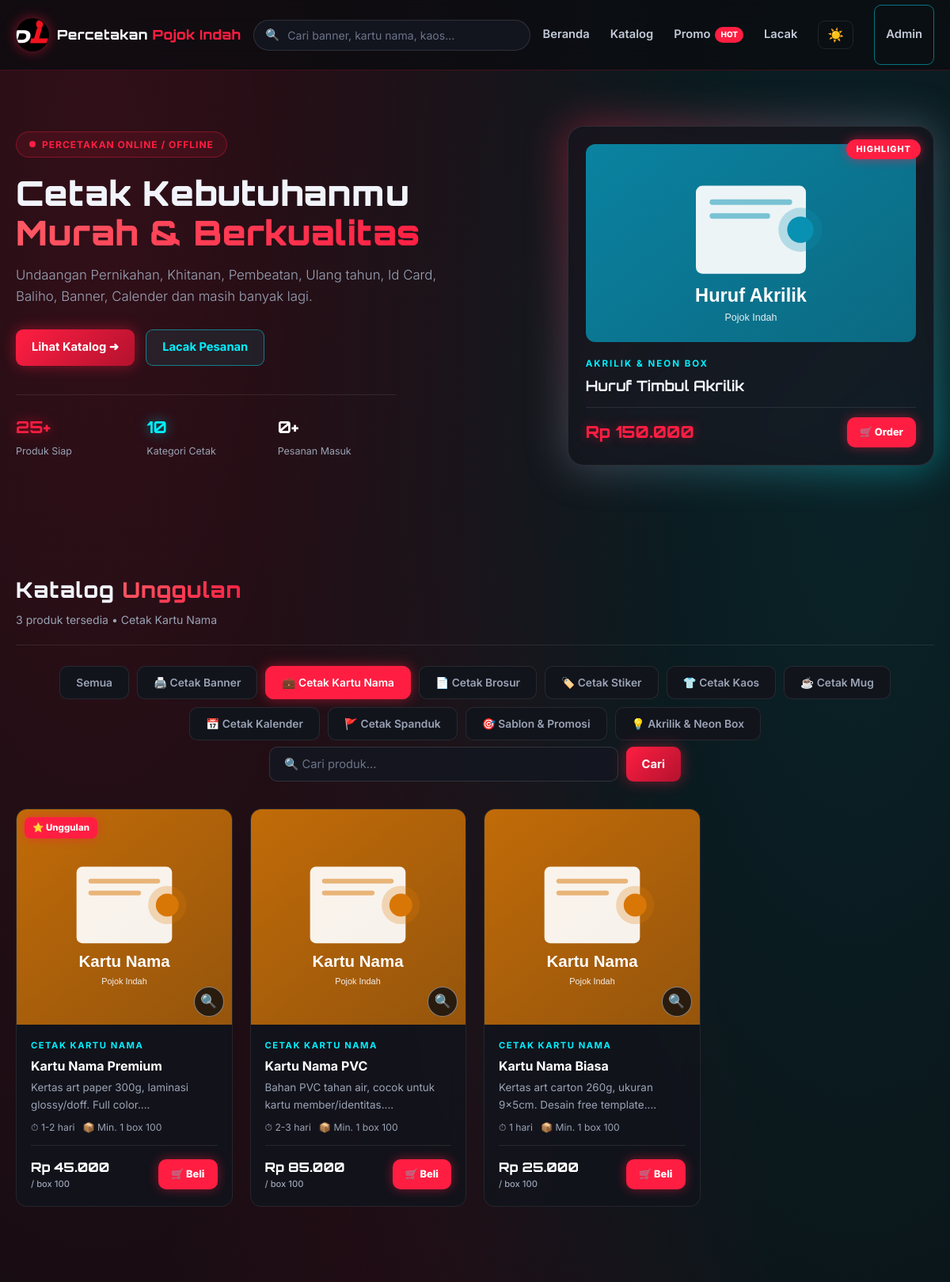
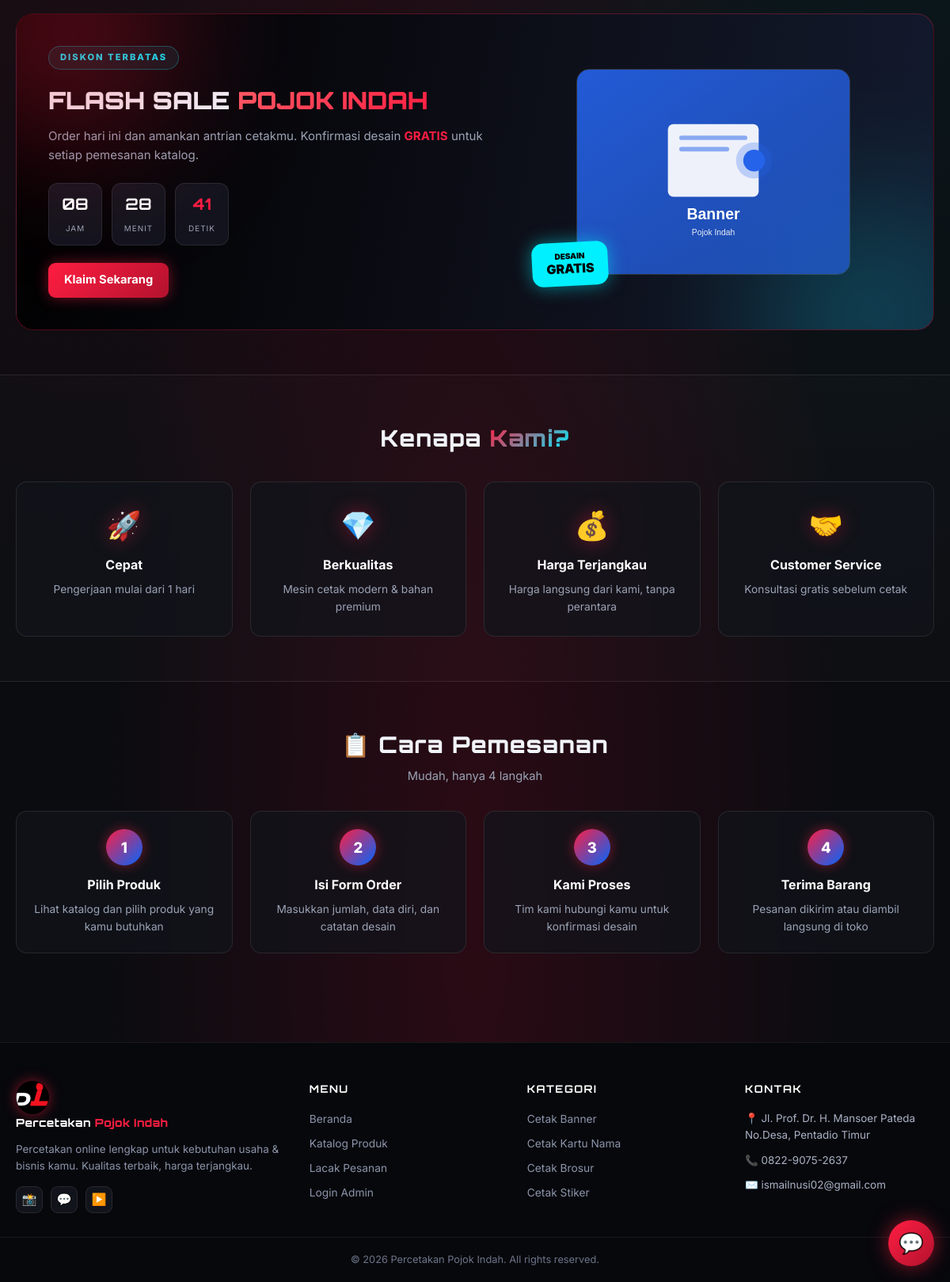
Page /?kat=2 on the committed database (2 pictures, top to bottom).
### tables this page shows
CREATE TABLE IF NOT EXISTS produk (
    id INT AUTO_INCREMENT PRIMARY KEY,
    id_kategori INT NOT NULL,
    nama_produk VARCHAR(200) NOT NULL,
    deskripsi TEXT,
    harga DECIMAL(12,0) NOT NULL DEFAULT 0,
    satuan VARCHAR(50) DEFAULT 'pcs',
    stok INT DEFAULT 0,
    minimal_order INT DEFAULT 1,
    waktu_pengerjaan VARCHAR(100) DEFAULT '1-2 hari',
    gambar VARCHAR(500) DEFAULT 'default.png',
    is_unggulan TINYINT(1) DEFAULT 0,
    is_aktif TINYINT(1) DEFAULT 1,
    created_at TIMESTAMP DEFAULT CURRENT_TIMESTAMP,
    FOREIGN KEY (id_kategori) REFERENCES kategori(id) ON DELETE CASCADE
);

CREATE TABLE IF NOT EXISTS kategori (
    id INT AUTO_INCREMENT PRIMARY KEY,
    nama_kategori VARCHAR(100) NOT NULL UNIQUE,
    icon VARCHAR(20) DEFAULT '📦',
    created_at TIMESTAMP DEFAULT CURRENT_TIMESTAMP
);

### index.php (the view, shortened to what the rows shown need)
<?php
include 'config.php';
require 'funcs/gambar.php';
$where = "AND p.is_aktif = 1";
$kat_dipilih = 0;
if (isset($_GET['kat']) && is_numeric($_GET['kat'])) {
    $kat_dipilih = max(0, intval($_GET['kat']));
    if ($kat_dipilih > 0) {
        $where .= " AND p.id_kategori = $kat_dipilih";
    }
}
$per_halaman = 12;
$row_total = q_row("SELECT COUNT(*) as jml FROM produk p WHERE 1 $where");
$total = $row_total ? (int)$row_total['jml'] : 0;
$total_halaman = max(1, (int)ceil($total / $per_halaman));
$hal = isset($_GET['hal']) ? max(1, intval($_GET['hal'])) : 1;
$hal = min($hal, $total_halaman);
$offset = ($hal - 1) * $per_halaman;
$produk = q("SELECT p.*, k.nama_kategori, k.icon, k.id as kid
    FROM produk p JOIN kategori k ON p.id_kategori = k.id
    WHERE 1 $where
    ORDER BY p.is_unggulan DESC, p.id DESC
    LIMIT $offset, $per_halaman");
$rows = array();
if ($produk) {
    while ($r = $produk->fetch_assoc()) {
        $rows[] = $r;
    }
}
$gal_map = array();
$highlight = q_row("SELECT p.*, k.nama_kategori FROM produk p JOIN kategori k ON p.id_kategori = k.id WHERE p.is_unggulan = 1 AND p.is_aktif = 1 ORDER BY p.id DESC LIMIT 1");
$nama_kategori = '';
if ($kat_dipilih > 0) {
    $r = q_row("SELECT nama_kategori FROM kategori WHERE id = $kat_dipilih");
    $nama_kategori = $r ? $r['nama_kategori'] : '';
}
$kat_populer = q("SELECT * FROM kategori ORDER BY id ASC LIMIT 4");
?>
<!DOCTYPE html>
<html lang="id">
<head>
    <link rel="stylesheet" href="assets/css/style.css?v=<?= filemtime('assets/css/style.css') ?>">
</head>
<body class="<?= $APP_TEMA === 'terang' ? 'terang' : '' ?>">
<main>
    <section class="hero">
        <div class="container hero-grid">
            <div>
                <h1>Cetak Kebutuhanmu<br><span class="text-gradient-red">Murah &amp; Berkualitas</span></h1>
            </div>
            <?php if ($highlight): ?>
            <div class="hero-highlight">
                <div class="highlight-card">
                    <span class="highlight-tag">Highlight</span>
                    <img class="zoomable" src="<?= get_gambar_src($highlight) ?>" alt="<?= htmlspecialchars($highlight['nama_produk']) ?>" data-imgs="<?= htmlspecialchars(json_encode(array(get_gambar_src($highlight))), ENT_QUOTES, 'UTF-8') ?>" data-title="<?= htmlspecialchars($highlight['nama_produk']) ?>" title="Klik untuk memperbesar" style="cursor:zoom-in" onerror="this.onerror=null;this.src='assets/img/default.png'">
                    <div class="highlight-cat"><?= htmlspecialchars($highlight['nama_kategori']) ?></div>
                    <h3><?= htmlspecialchars($highlight['nama_produk']) ?></h3>
                    <div class="highlight-foot">
                        <div class="highlight-price"><?= rupiah($highlight['harga']) ?></div>
                        <a href="order.php?produk=<?= $highlight['id'] ?>" class="btn-buy">🛒 Order</a>
                    </div>
                </div>
            </div>
            <?php endif; ?>
        </div>
    </section>
    <section class="section" id="katalog">
        <div class="container">
            <div class="catalog-head">
                <div>
                    <h2>Katalog <span class="text-gradient-red">Unggulan</span></h2>
                    <p><?= $total ?> produk tersedia<?= $nama_kategori ? ' • ' . htmlspecialchars($nama_kategori) : '' ?></p>
                </div>
            </div>
            <?php include 'partials/category_pills.php'; ?>
            <?php if (!empty($rows)): ?>
                <div class="grid grid-4">
                    <?php foreach ($rows as $p): ?>
                        <div class="card">
                            <div class="card-image">
                                <?php $glist = (isset($gal_map[$p['id']]) && $gal_map[$p['id']]) ? $gal_map[$p['id']] : array(get_gambar_src($p)); ?>
                                <?php $gjson = htmlspecialchars(json_encode($glist), ENT_QUOTES, 'UTF-8'); ?>
                                <img class="card-photo zoomable" src="<?= get_gambar_src($p) ?>" alt="<?= htmlspecialchars($p['nama_produk']) ?>" data-imgs="<?= $gjson ?>" data-title="<?= htmlspecialchars($p['nama_produk']) ?>" title="Klik untuk memperbesar" onerror="this.onerror=null;this.src='assets/img/default.png'">
                                <?php if ($p['is_unggulan']): ?>
                                    <span class="badge badge-featured">⭐ Unggulan</span>
                                <?php endif; ?>
                                <button type="button" class="card-zoom" data-imgs="<?= $gjson ?>" data-title="<?= htmlspecialchars($p['nama_produk']) ?>" title="Perbesar gambar">🔍</button>
                            </div>
                            <div class="card-body">
                                <div class="card-cat"><?= htmlspecialchars($p['nama_kategori']) ?></div>
                                <h3 class="card-title"><a href="product.php?id=<?= $p['id'] ?>"><?= htmlspecialchars($p['nama_produk']) ?></a></h3>
                                <p class="card-desc"><?= htmlspecialchars(mb_substr(str_replace(array("\r", "\n"), ' ', teks_db($p['deskripsi'] ?? '')), 0, 70)) ?>...</p>
                                <div class="card-meta">
                                    <span>⏱ <?= htmlspecialchars($p['waktu_pengerjaan']) ?></span>
                                    <span>📦 Min. <?= $p['minimal_order'] ?> <?= htmlspecialchars($p['satuan']) ?></span>
                                </div>
                                <div class="card-foot">
                                    <div class="card-price"><?= rupiah($p['harga']) ?><small>/ <?= htmlspecialchars($p['satuan']) ?></small></div>
                                    <a href="order.php?produk=<?= $p['id'] ?>" class="btn-buy">🛒 Beli</a>
                                </div>
                            </div>
                        </div>
                    <?php endforeach; ?>
                </div>
            <?php endif; ?>
        </div>
    </section>
    <section class="section" id="promo">
        <div class="container">
            <div class="promo-banner">
                <div>
                    <h2>FLASH SALE <span class="text-gradient-red">POJOK INDAH</span></h2>
                </div>
            </div>
        </div>
    </section>
    <section class="section features">
        <div class="container">
            <div class="section-head">
                <h2>Kenapa <span class="text-gradient-red-blue">Kami?</span></h2>
            </div>
        </div>
    </section>
    <section class="section howto">
        <div class="container">
            <div class="section-head">
                <h2>📋 Cara Pemesanan</h2>
            </div>
        </div>
    </section>
</main>
<footer class="site-footer" id="kontak">
    <div class="container footer-grid">
        <div>
            <h4>Kategori</h4>
            <?php if ($kat_populer): while ($kp = $kat_populer->fetch_assoc()): ?>
                <a href="index.php?kat=<?= (int)$kp['id'] ?>"><?= htmlspecialchars($kp['nama_kategori']) ?></a>
            <?php endwhile; endif; ?>
        </div>
    </div>
</footer>
</body>
</html>

### partials/category_pills.php (shortened to what the rows shown need)
<?php
$kategori = q("SELECT * FROM kategori ORDER BY id ASC");
?>
<ul class="category-pills">
    <?php if ($kategori): while ($k = $kategori->fetch_assoc()): ?>
        <li>
            <a href="?kat=<?= (int)$k['id'] ?>" class="<?= (isset($_GET['kat']) && $_GET['kat'] == $k['id']) ? 'active' : '' ?>">
                <?= htmlspecialchars($k['icon'] ?? '') ?> <?= htmlspecialchars($k['nama_kategori']) ?>
            </a>
        </li>
    <?php endwhile; endif; ?>
</ul>

### rows in the picture
produk: id_kategori.nama_kategori "AKRILIK & NEON BOX", nama_produk "Huruf Timbul Akrilik", harga "Rp 150.000"
kategori: nama_kategori "Cetak Kartu Nama", icon "💼"
kategori: icon "🖨️", nama_kategori "Cetak Banner"
kategori: icon "📄", nama_kategori "Cetak Brosur"
kategori: icon "🏷️", nama_kategori "Cetak Stiker"
kategori: icon "👕", nama_kategori "Cetak Kaos"
kategori: icon "☕", nama_kategori "Cetak Mug"
kategori: icon "📅", nama_kategori "Cetak Kalender"
kategori: icon "🚩", nama_kategori "Cetak Spanduk"
kategori: icon "🎯", nama_kategori "Sablon & Promosi"
kategori: icon "💡", nama_kategori "Akrilik & Neon Box"
produk: is_unggulan "⭐ Unggulan", id_kategori.nama_kategori "CETAK KARTU NAMA", nama_produk "Kartu Nama Premium", deskripsi "Kertas art paper 300g, laminasi glossy/doff. Full color.", waktu_pengerjaan "1-2 hari", minimal_order "1", satuan "box 100", harga "Rp 45.000"
produk: id_kategori.nama_kategori "CETAK KARTU NAMA", nama_produk "Kartu Nama PVC", deskripsi "Bahan PVC tahan air, cocok untuk kartu member/identitas.", waktu_pengerjaan "2-3 hari", minimal_order "1", satuan "box 100", harga "Rp 85.000"
produk: id_kategori.nama_kategori "CETAK KARTU NAMA", nama_produk "Kartu Nama Biasa", deskripsi "Kertas art carton 260g, ukuran 9x5cm. Desain free template.", waktu_pengerjaan "1 hari", minimal_order "1", satuan "box 100", harga "Rp 25.000"

### other values in the picture
$stat_produk "25"
$stat_kat "10"
$stat_order "0"
$total "3"
